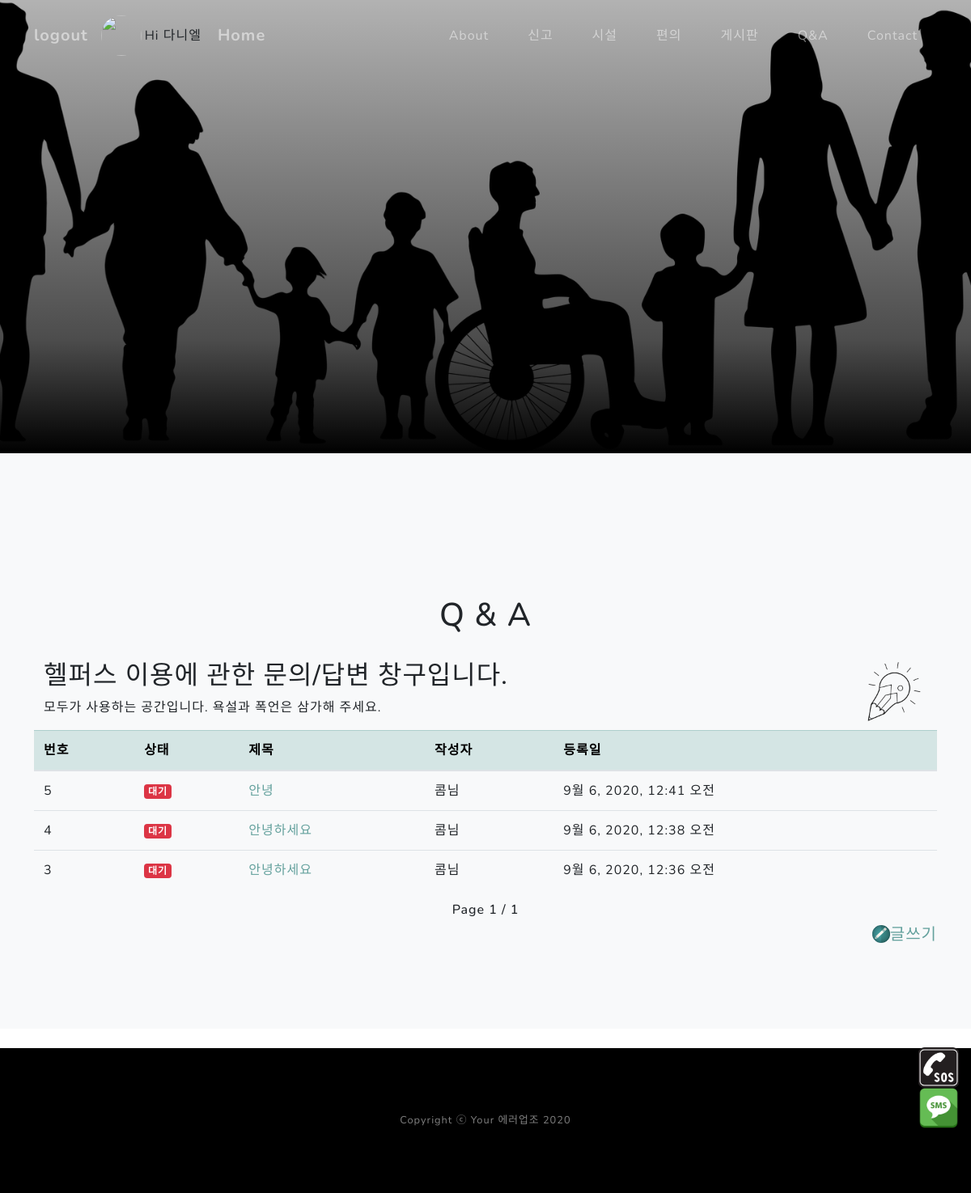
/qnaapp/ (signed in), run on an earlier commit of the app's database.
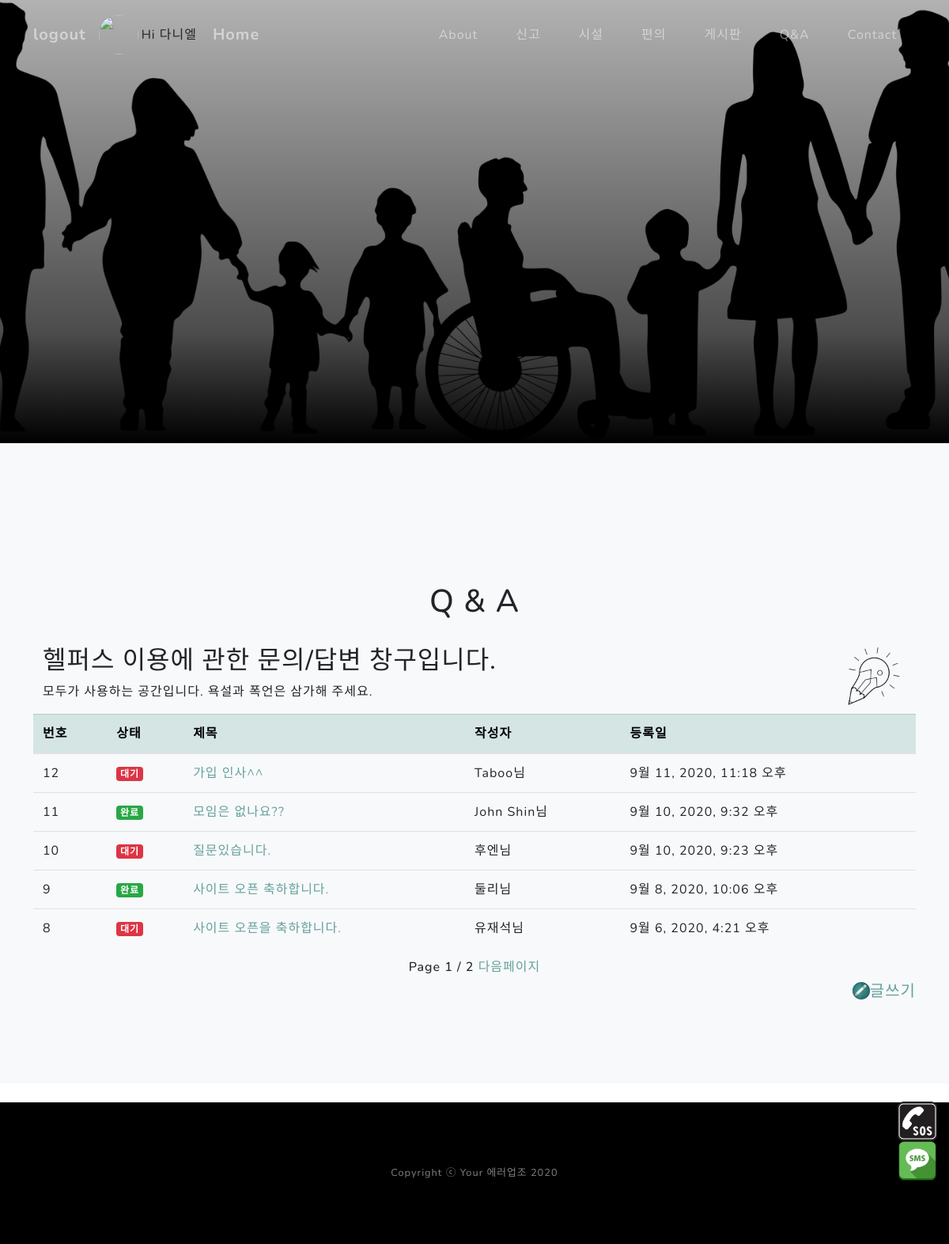
And on a later commit of the database.
### fordisapp/models.py (models this page shows)
class Users(models.Model):
    userEmail = models.EmailField(max_length=30, primary_key=True, verbose_name="이메일(아이디)")
    nickName = models.CharField(max_length=12, verbose_name="닉네임")
    password = models.CharField(max_length=12, verbose_name="비밀번호")
    registerDate = models.DateField(auto_now_add=True, verbose_name="가입시간")
    guardianName = models.CharField(blank=True, max_length=12, verbose_name="보호자명")
    guardianCallNum = models.CharField(blank=True, max_length=12, verbose_name="보호자전화번호")
    guardianBasicMsg = models.CharField(blank=True, max_length=100, verbose_name="보호자기본메세지")
    photo = models.FileField(blank=True, upload_to=date_upload_to)

class Qnaboard(models.Model):
    qnawriter = models.ForeignKey('Users', db_column='userEmail', blank=False, null=False, on_delete=models.CASCADE)
    title = models.CharField(max_length=20)
    nickName = models.CharField(max_length=20)
    content = models.TextField()
    created_at = models.DateTimeField(auto_now_add=True)
    admin_content = models.TextField()

### qnaapp/views.py (the view)
# urls.py: path("", views.qnaread, name="qnaread"),
def qnaread(request):
    if logincheck(request)['loginyn']:
        page = request.GET.get('page', 1)
        qnalist = Qnaboard.objects.all()
        paginator = Paginator(qnalist[::-1], 5)
        qnalistpage = paginator.get_page(page)
        context = {"qnalist": qnalistpage}
        context.update(logincheck(request))
        return render(request, 'qnaboard.html', context)
    else:
        return render(request, 'login.html', logincheck(request))

### qnaapp/views.py (called while the page is built)
def logincheck(request) :
    context = None
    if 'user' in request.session:
        user = Users.objects.get(userEmail=request.session.get('user'))
        context = {'loginyn':True,
                   'useremail':user.userEmail,
                   'nickname': user.nickName,
                   'photopath': user.photo.url,
                   'guardianName':  user.guardianName,
                   'guardianCallNum': user.guardianCallNum,
                   'guardianBasicMsg': user.guardianBasicMsg
                   }
        return context
    else:
        context = {'loginyn': False}
        return context

### qnaapp/templates/qnaboard.html (shortened to what this page needs)
{% extends 'base2.html' %}
{% load static %}
{% block content %}
<section class="projects-section bg-light" id="board">
<div class="container">
    <h1 class="text-center"><br>Q & A</h1></h1>
    <br>
    <div class="container" style="float:right; display: inline-block">
        <img style="float:right; " width="80" src="/static/assets/img/icon-Q&A.png" >
        <h2>헬퍼스 이용에 관한 문의/답변 창구입니다.</h2>
        <p>모두가 사용하는 공간입니다. 욕설과 폭언은 삼가해 주세요.</p>
    </div>
    <table class="table table-hover">
        <thead>
          <tr class="table-primary" style="color:black">
              <th>번호</th>
              <th>상태</th>
              <th>제목</th>
              <th>작성자</th>
              <th>등록일</th>
          </tr>
        </thead>
        <tbody>
        {%for qnaboard in qnalist %}
          <tr>
            <td>{{qnaboard.pk}}</td>
            <td>
                {% if qnaboard.admin_content == "" %}
                <span class="badge badge-danger">대기</span>
                {% else %}
                <span class="badge badge-success">완료</span>
                {% endif %}
            </td>
            <td><a href="{% url 'qnadetail' qnaboard.pk %}#board">{{ qnaboard.title }}</a></td>
            <td>{{qnaboard.qnawriter.nickName}}님</td>
            <td>{{qnaboard.created_at}}</td>
          </tr>
        {% endfor %}
        </tbody>
    </table>
    <h6 class="text-center">
            Page {{qnalist.number}} / {{ qnalist.paginator.num_pages}}
        {% if qnalist.has_next %}
            <a href="?page={{qnalist.number|add:+1}}">다음페이지</a>
        {% endif %}
    </h6>
        <div style="float:right; display: inline-block"><img style="float:left; " width="22" src="/static/assets/img/boardwrite2.png" >
            <a href="{% url 'qnacreate' %}#board"><h5 style="float:right;">글쓰기</h5></a>
        </div>
    </div>
</section>
{% endblock %}

### fordisproject/templates/base2.html (shortened to what this page needs)
<!DOCTYPE html>
{% load static %}
<html lang="ko">
<head>
         <link rel="stylesheet" href="https://unpkg.com/leaflet@1.5.1/dist/leaflet.css"
/>
        <link rel="stylesheet" href="https://maxcdn.bootstrapcdn.com/bootstrap/4.5.0/css/bootstrap.min.css">
        <link href="/static/css/styles.css" rel="stylesheet" />
</head>
<body id="page-top">
        <nav class="navbar navbar-expand-lg navbar-light fixed-top" id="mainNav">
            <div class="container">
        {% if loginyn  %}
                <a class="navbar-brand js-scroll-trigger-left" href="{% url 'logout' %}#board">logout</a>
                <img class="image_section" width="50" src="{{ photopath }}" alt="" />Hi {{nickname}}
        {% else %}
                <a class="navbar-brand js-scroll-trigger-left" href="{% url 'login' %}#board">login</a>
        {% endif %}
                <a class="navbar-brand js-scroll-trigger-center" style="margin-left:20px;" href="{% url 'index' %}">Home</a>
                <div class="collapse navbar-collapse" id="navbarResponsive">
                    <ul class="navbar-nav ml-auto">
                        <li class="nav-item"><a class="nav-link js-scroll-trigger" href="{% url 'index' %}#about">About</a></li>
                        <li class="nav-item"><a class="nav-link js-scroll-trigger" href="{% url 'report' %}#board">신고</a></li>
                        <li class="nav-item"><a class="nav-link js-scroll-trigger" href="{% url 'mapping' %}">시설</a></li>
                        <li class="nav-item"><a class="nav-link js-scroll-trigger" href="{% url 'mymap' %}#mytitle">편의</a></li>
                        <li class="nav-item"><a class="nav-link js-scroll-trigger" href="{% url 'board' %}#board">게시판</a></li>
                        <li class="nav-item"><a class="nav-link js-scroll-trigger" href="{% url 'qnaread' %}#board">Q&A</a></li>
                        <li class="nav-item"><a class="nav-link js-scroll-trigger" href="{% url 'index' %}#signup">Contact</a></li>
                    </ul>
                </div>
            </div>
        </nav>
        <header class="masthead2">
        </header>
    {% block content %}
    {% endblock %}
        <br>
        <footer class="footer bg-black small text-center text-white-50"><div class="container">Copyright ⓒ Your 에러업조 2020</div></footer>
{% if loginyn  %}
        <div class="floBanMob1 hidden-lg">
         <a href="tel:{{ guardianCallNum }}">
              <img class="image_section_float" width="100" src="/static/assets/img/callphone2.png" >
          </a>
        </div>
        <div class="floBanMob2 hidden-lg">
          <a href="sms:{{ guardianCallNum }}?body={{ guardianName }}님!%0a{{guardianBasicMsg}}">
            <img class="image_section_float" width="100" src="/static/assets/img/sendtext.png" >
          </a>
        </div>
{% endif %}
</body>
</html>

What changed in the data, as far as the page shows it:
no longer on this page (row edited): Qnaboard: pk "5", admin_content "대기", title "안녕", qnawriter.nickName "콤", created_at "9월 6, 2020, 12:41 오전"
removed Qnaboard: pk "4", admin_content "대기", title "안녕하세요", qnawriter.nickName "콤", created_at "9월 6, 2020, 12:38 오전"
no longer on this page (row edited): Qnaboard: pk "3", admin_content "대기", title "안녕하세요", qnawriter.nickName "콤", created_at "9월 6, 2020, 12:36 오전"
added Qnaboard: pk "12", admin_content "대기", title "가입 인사^^", qnawriter.nickName "Taboo", created_at "9월 11, 2020, 11:18 오후"
added Qnaboard: pk "11", shows "완료", title "모임은 없나요??", qnawriter.nickName "John Shin", created_at "9월 10, 2020, 9:32 오후"
added Qnaboard: pk "10", admin_content "대기", title "질문있습니다.", qnawriter.nickName "후엔", created_at "9월 10, 2020, 9:23 오후"
added Qnaboard: pk "9", admin_content "완료", title "사이트 오픈 축하합니다.", qnawriter.nickName "둘리", created_at "9월 8, 2020, 10:06 오후"
added Qnaboard: pk "8", admin_content "대기", title "사이트 오픈을 축하합니다.", qnawriter.nickName "유재석", created_at "9월 6, 2020, 4:21 오후"
Also different on the page:
{{ qnalist.paginator.num_pages }}: "1" → "2"
text now shown: "다음페이지"
